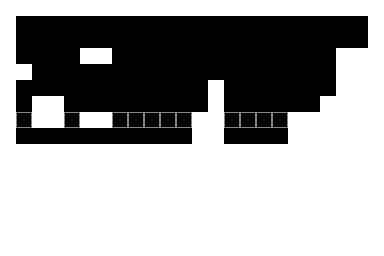

Tiled map render using the project's own tile images. Description and the whole map definition, tile-layer contents included, below:
An orthogonal 24x16 tile map with 16x16 px tiles, 1 tile layer (Tile Layer 1).

<map version="1.0" orientation="orthogonal" renderorder="right-down" width="24" height="16" tilewidth="16" tileheight="16" nextobjectid="1">
 <tileset firstgid="1" name="tiles" tilewidth="16" tileheight="16" tilecount="256">
  <image source="../images/tiles.png" width="256" height="256" />
 </tileset>
 <layer name="Tile Layer 1" width="24" height="16">
  <data encoding="csv">
18,18,18,18,18,18,18,18,18,18,18,18,18,18,18,18,18,18,18,18,18,18,18,18,
18,0,0,0,0,0,0,0,0,0,0,0,0,0,0,0,0,0,0,0,0,0,0,18,
18,0,0,0,0,0,0,0,0,0,0,0,0,0,0,0,0,0,0,0,0,0,0,18,
18,0,0,0,0,18,18,0,0,0,0,0,0,0,0,0,0,0,0,0,0,18,18,18,
18,18,0,0,0,0,0,0,0,0,0,0,0,0,0,0,0,0,0,0,0,18,18,18,
18,0,0,0,0,0,0,0,0,0,0,0,0,18,0,0,0,0,0,0,0,18,18,18,
18,0,18,18,0,0,0,0,0,0,0,0,0,18,0,0,0,0,0,0,18,18,18,18,
18,19,18,18,19,18,18,19,19,19,19,19,18,18,19,19,19,19,18,18,18,18,18,18,
18,0,0,0,0,0,0,0,0,0,0,0,18,18,0,0,0,0,18,18,18,18,18,18,
18,18,18,18,18,18,18,18,18,18,18,18,18,18,18,18,18,18,18,18,18,18,18,18,
18,18,18,18,18,18,18,18,18,18,18,18,18,18,18,18,18,18,18,18,18,18,18,18,
18,18,18,18,18,18,18,18,18,18,18,18,18,18,18,18,18,18,18,18,18,18,18,18,
18,18,18,18,18,18,18,18,18,18,18,18,18,18,18,18,18,18,18,18,18,18,18,18,
18,18,18,18,18,18,18,18,18,18,18,18,18,18,18,18,18,18,18,18,18,18,18,18,
18,18,18,18,18,18,18,18,18,18,18,18,18,18,18,18,18,18,18,18,18,18,18,18,
18,18,18,18,18,18,18,18,18,18,18,18,18,18,18,18,18,18,18,18,18,18,18,18
</data>
 </layer>
</map>